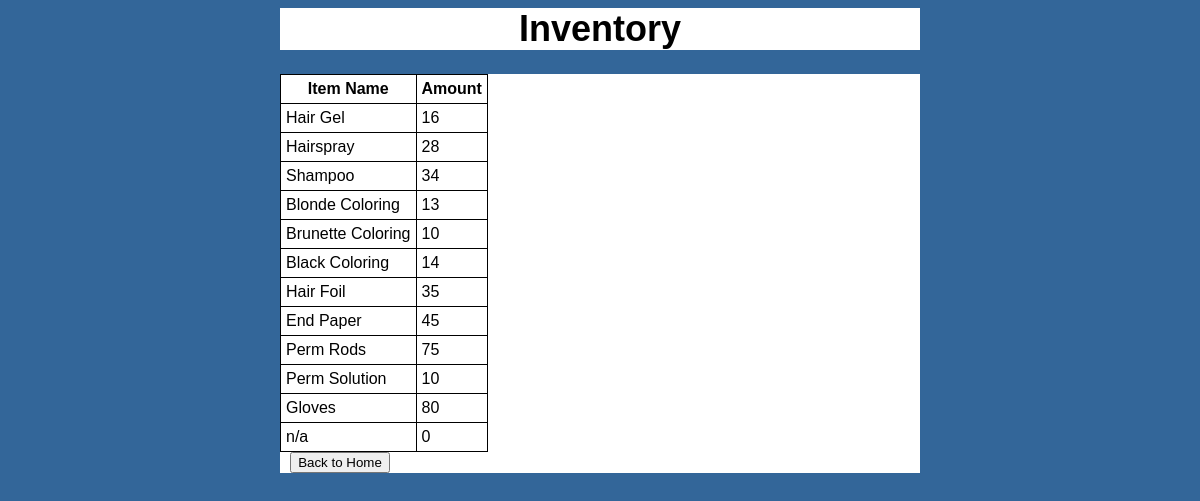
The page /ViewInv.php on the database its author committed.
### tables this page shows
CREATE TABLE `inventory` (
  `ItemId` int(2) NOT NULL AUTO_INCREMENT,
  `ItemName` varchar(25) NOT NULL,
  `Amount` int(3) NOT NULL,
  PRIMARY KEY (`ItemId`)
);

### ViewInv.php (the view, shortened to what this page needs)
<?php
    $db = mysqli_connect('w2k12-compscidb.academia.sjfc.edu','salon','salon','salon') or die('Error connecting to MySQL server.');
?>
<html>
<head>
<link rel="stylesheet" type="text/css" href="view.css" media="all">
<div class="header"><h1>Inventory</h1></div>
</head>
<body>
<div class="white-box">
<?php
$sql="SELECT * FROM inventory";
$result = $db->query($sql);
echo "<table>";
echo "<tr>";
echo "<th>Item Name</th>";
echo "<th>Amount</th>";
echo "</tr>";
while($row = $result->fetch_assoc())
{
	echo "<tr>";
		echo "<td>".$row['ItemName']."</td>";
		echo "<td>" .$row['Amount']."</td>";
	echo "</tr>";
}
echo "</table>";
?>
<div id="main">
      <article>
	  <a href="homescreen.php"><button class="btn danger">Back to Home</button></a><br>
          </article>
  </div>
</div>
</body>
</html>

### view.css (style rules this page uses)
body { background:#336699; font-family:"Lucida Grande", Tahoma, Arial, Verdana, sans-serif; font-size:small; margin:8px 0 16px; text-align:center; }
.white-box { background-color: white; color: black; width:640px; length:550px; margin: 0 auto; font-size:large; }
.header { background-color: white; color: black; width:640px; length:550px; margin: 0 auto; font-size:large; }
article { width: 120px; }

### rows shown on the page
inventory: ItemName "Hair Gel", Amount "16"
inventory: ItemName "Hairspray", Amount "28"
inventory: ItemName "Shampoo", Amount "34"
inventory: ItemName "Blonde Coloring", Amount "13"
inventory: ItemName "Brunette Coloring", Amount "10"
inventory: ItemName "Black Coloring", Amount "14"
inventory: ItemName "Hair Foil", Amount "35"
inventory: ItemName "End Paper", Amount "45"
inventory: ItemName "Perm Rods", Amount "75"
inventory: ItemName "Perm Solution", Amount "10"
inventory: ItemName "Gloves", Amount "80"
inventory: ItemName "n/a", Amount "0"
